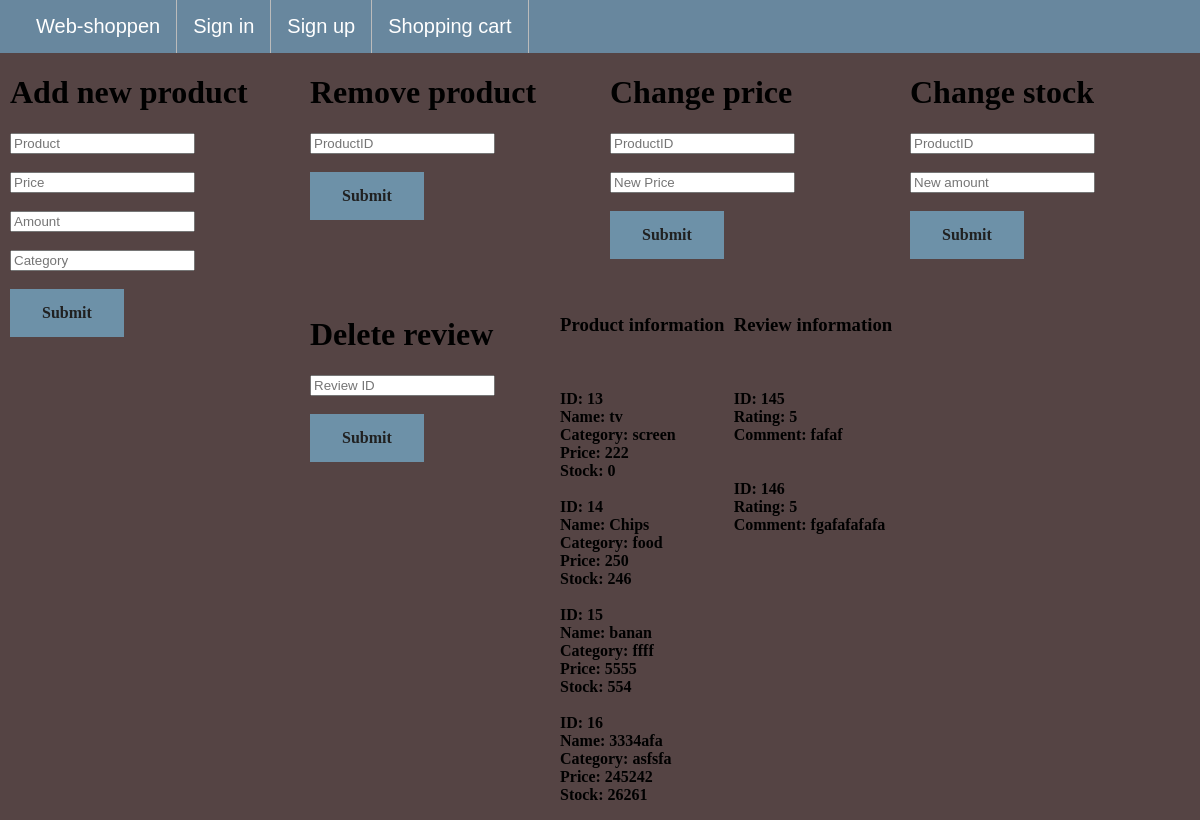
Screenshot of /manageProducts.php with the database file from the repository.
### tables this page shows
CREATE TABLE `products` (
  `idProduct` int(11) NOT NULL,
  `p_name` varchar(45) DEFAULT NULL,
  `price` int(11) DEFAULT NULL,
  `stock` int(11) DEFAULT NULL,
  `category` varchar(45) DEFAULT NULL
);

CREATE TABLE `reviews` (
  `customer_idCustomer` int(11) NOT NULL,
  `product_idProduct` int(11) NOT NULL,
  `comment` tinytext NOT NULL,
  `rating` int(11) NOT NULL,
  `reviewID` int(11) NOT NULL
);

### manageProducts.php (the view, shortened to what this page needs)
<?php
	include_once 'includes/dbHandler.php';
	include_once 'includes/overlay.php';
?>
<!DOCTYPE html>
<html>
<head> <link rel="stylesheet" href="design/index.css?v=<?php echo time(); ?>"> </head>
<body>
<div class = "menu1">
<h1>Add new product</h1>
<form action = "includes/addProd.php" method = "POST">
  <input type="text" name="products" placeholder="Product"><br><br>
  <input type="text" name="price" placeholder="Price"><br><br>
  <input type="text" name="amount" placeholder="Amount"><br><br>
  <input type="text" name="category" placeholder="Category"><br><br>
  <button class = "button" type="submit" value="Submit"> Submit </button>
</form>
</div>
<div class = "menu2">
<h1>Remove product</h1>
<form action = "includes/removeProd.php" method = "POST">
  <input type="text" name="remProductID" placeholder="ProductID"><br><br>
  <button name = "removeB" class="button" type="submit" value="Submit"> Submit </button>
</form>
</div>
<div class = "menu2">
<h1>Change price</h1>
<form action = "includes/changePrice.php" method = "POST">
  <input type="text" name="pProductID" placeholder="ProductID"><br><br>
  <input type="text" name="newPrice" placeholder="New Price"><br><br>
  <button name = "priceB" class="button" type="submit" value="Submit"> Submit </button>
</form>
</div>
<div class = "menu2">
<h1>Change stock</h1>
<form action = "includes/changeStock.php" method = "POST">
  <input type="text" name="amProductID" placeholder="ProductID"><br><br>
  <input type="text" name="newAmount" placeholder="New amount"><br><br>
  <button name = "stockB" class="button" type="submit" value="Submit"> Submit </button>
</form>
</div>
<div class = "menu2">
<h1>Delete review</h1>
<form action = "includes/review.inc.php" method = "POST">
  <input type="text" name="rID" placeholder="Review ID"><br><br>
  <button name = "reviewID" class="button" type="submit" value="Submit"> Submit </button>
</form>
</div>
<div class = "printout">
<b>
<p>
<h3> Product information &nbsp; </h3> <br>
<?php
	$sql = "SELECT * FROM products;";
	$result = mysqli_query($conn, $sql);
	$checkResult = mysqli_num_rows($result);
	if($checkResult > 0){
		while($row = mysqli_fetch_assoc($result)){
			echo "<br>" . "ID: " . $row['idProduct'] . "<br>";
			echo "Name: " . $row['p_name'] . "<br>";
			echo "Category: " . $row['category'] . "<br>";
			echo "Price: " . $row['price'] . "<br>";
			echo "Stock: " . $row['stock'] . "<br>";
		}
	}
?>
</p>
</b>
</div>
<div class = "printout">
<b>
<p>
	<h3> Review information </h3>
<?php
	$sql = "SELECT * FROM reviews;";
	$result = mysqli_query($conn, $sql);
	$checkResult = mysqli_num_rows($result);
	if($checkResult > 0){
		while($row = mysqli_fetch_assoc($result)){
			echo "<br>" . "<br>". "ID: " . $row['reviewID'] . "<br>";
			echo "Rating: " . $row['rating'] . "<br>";
			echo "Comment: " . $row['comment'] . "<br>";
		}
	}
?>
</p>
</b>
</div>
</body>
</html>

### design/index.css (style rules this page uses)
html body { margin: 0; padding: 0; }
.button { background-color: #6d91a8; border: none; font-weight: bold; font-family:'Georgia'; color: rgb(32, 32, 32); padding: 15px 32px; text-align: center; display: inline-block; font-size: 16px; margin-bottom: 20px; cursor: pointer; }
.menu1 { width: 250px; margin-left:10px; float: left; }
.menu2 { width: 250px; margin-left:50px; float: left; }
.printout { float:left; }
body { background-color: rgb(85, 68, 68); }

### rows the page displays
products: idProduct "13", p_name "tv", category "screen", price "222", stock "0"
products: idProduct "14", p_name "Chips", category "food", price "250", stock "246"
products: idProduct "15", p_name "banan", category "ffff", price "5555", stock "554"
products: idProduct "16", p_name "3334afa", category "asfsfa", price "245242", stock "26261"
reviews: reviewID "145", rating "5", comment "fafaf"
reviews: reviewID "146", rating "5", comment "fgafafafafa"
